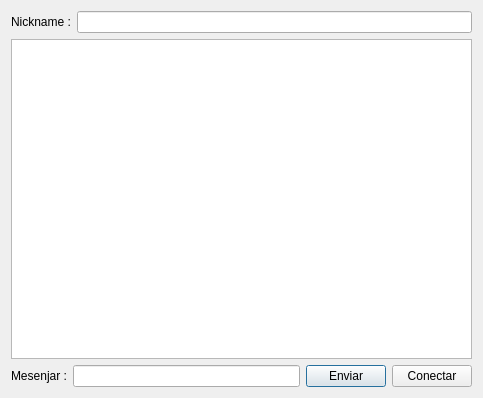
<?xml version="1.0" encoding="UTF-8"?>
<ui version="4.0">
 <class>Messenger</class>
 <widget class="QDialog" name="Messenger">
  <property name="geometry">
   <rect>
    <x>0</x>
    <y>0</y>
    <width>483</width>
    <height>398</height>
   </rect>
  </property>
  <property name="windowTitle">
   <string>Dialog</string>
  </property>
  <layout class="QVBoxLayout" name="verticalLayout">
   <item>
    <layout class="QHBoxLayout" name="horizontalLayout">
     <item>
      <widget class="QLabel" name="label">
       <property name="text">
        <string>Nickname :</string>
       </property>
      </widget>
     </item>
     <item>
      <widget class="QLineEdit" name="nickname"/>
     </item>
    </layout>
   </item>
   <item>
    <widget class="QTextEdit" name="textEdit"/>
   </item>
   <item>
    <layout class="QHBoxLayout" name="horizontalLayout_3">
     <item>
      <layout class="QHBoxLayout" name="horizontalLayout_2">
       <item>
        <widget class="QLabel" name="label_2">
         <property name="text">
          <string>Mesenjar :</string>
         </property>
        </widget>
       </item>
       <item>
        <widget class="QLineEdit" name="message"/>
       </item>
      </layout>
     </item>
     <item>
      <widget class="QPushButton" name="send">
       <property name="text">
        <string>Enviar</string>
       </property>
      </widget>
     </item>
     <item>
      <widget class="QPushButton" name="bind">
       <property name="text">
        <string>Conectar</string>
       </property>
      </widget>
     </item>
    </layout>
   </item>
  </layout>
 </widget>
 <resources/>
 <connections/>
</ui>
